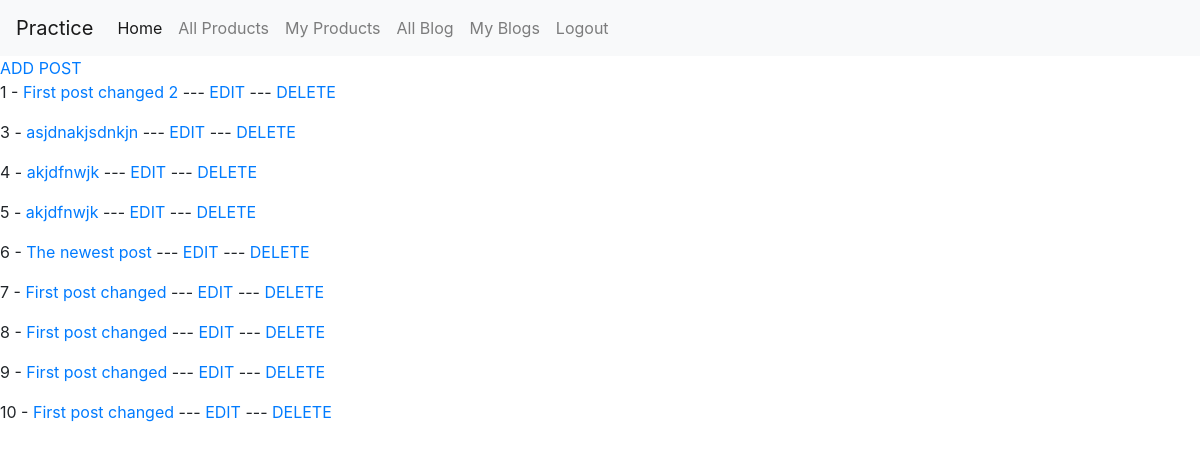
The app's page /blog/mylist/ (signed in) with its own data.
### blog/models.py (models this page shows, shortened)
class Blog(models.Model):
	title	= models.CharField(max_length=120)
	content = models.TextField()
	active	= models.BooleanField(default=True)
	author 	= models.ForeignKey(User, on_delete=models.CASCADE, default=None)
	likes 	= models.ManyToManyField(User, related_name='likes', blank=True)
	def get_absolute_url(self):
		return reverse("blogs:blog-detail", kwargs={"id": self.id})

### blog/views.py (the view)
# urls.py: path('mylist/', BlogMyListView, name='blog-mylist'),
def BlogMyListView(request):
	content = {
		'blogs': Blog.objects.filter(author_id=request.user.id)
	}
	return render(request, 'blogs/blog_mylist.html', content)

### blog/templates/blogs/blog_mylist.html
{% extends 'base.html' %}
{% block content %}
{% if user.is_authenticated %}
<a href="/blog/create">ADD POST</a>
{% endif %}
{% for blog in blogs %}
	<p>{{ blog.id }} - <a href="{{ blog.get_absolute_url }}">{{ blog.title }}</a>
	{% if user.is_authenticated %}
		{% if user.id == blog.author_id %}
		--- <a href="/blog/{{blog.id}}/update/">EDIT</a> --- <a href="/blog/{{blog.id}}/delete">DELETE</a>
		{% endif %}
	{% endif %}
	</p>
{% endfor %}
{% endblock %}

### records on screen
Blog: id "1", title "First post changed 2"
Blog: id "3", title "asjdnakjsdnkjn"
Blog: id "4", title "akjdfnwjk"
Blog: id "5", title "akjdfnwjk"
Blog: id "6", title "The newest post"
Blog: id "7", title "First post changed"
Blog: id "8", title "First post changed"
Blog: id "9", title "First post changed"
Blog: id "10", title "First post changed"
